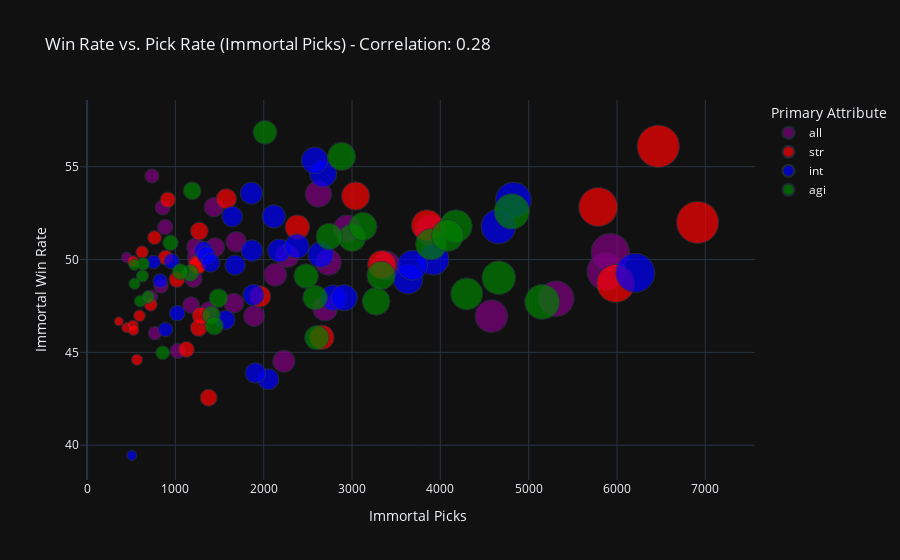

The notebook cell this image was saved under:
### Code cell
def win_rate_picks_correlation(df, target_col, target_col2):
    correlation = df[target_col].corr(df[target_col2])

    fig = px.scatter(df, x=target_col, y=target_col2,
                     labels={target_col: target_col, target_col2: target_col2},
                     title=f'Win Rate vs. Pick Rate ({target_col}) - Correlation: {correlation:.2f}',
                     template='plotly_dark',
                     color='Primary Attribute',
                     color_discrete_map={'str': 'red', 'int': 'blue', 'agi': 'green', 'all': 'purple'},
                     hover_data=['Name'],
                     size='Immortal Wins', size_max=30)

    fig.update_layout(xaxis_title='Immortal Picks', yaxis_title='Immortal Win Rate')

    fig.update_traces(hovertemplate='Name: %{customdata[0]} <br>Immortal Picks %{x} <br>Immortal Win Rate: %{y}')

    fig.show()

win_rate_picks_correlation(df, 'Immortal Picks', 'Immortal Win Rate')

### Figure 1 — Plotly figure (JSON) as saved in the notebook; plotly's stock layout.template omitted (floating-point values rounded to 4 significant figures)
{"data": [{"customdata": [["Abaddon"], ["Bane"], ["Batrider"], ["Beastmaster"], ["Brewmaster"], ["Broodmother"], ["Chen"], ["Clockwerk"], ["Dark Seer"], ["Dark Willow"], ["Dazzle"], ["Enigma"], ["Io"], ["Lone Druid"], ["Lycan"], ["Magnus"], ["Marci"], ["Mirana"], ["Nyx Assassin"], ["Pangolier"], ["Phoenix"], ["Sand King"], ["Snapfire"], ["Techies"], ["Timbersaw"], ["Vengeful Spirit"], ["Venomancer"], ["Visage"], ["Void Spirit"], ["Windranger"], ["Winter Wyvern"]], "hovertemplate": "Name: %{customdata[0]} <br>Immortal Picks %{x} <br>Immortal Win Rate: %{y}", "legendgroup": "all", "marker": {"color": "purple", "size": [348, 458, 1048, 734, 400, 1277, 452, 1137, 1402, 792, 354, 860, 617, 224, 590, 888, 560, 1362, 1521, 1682, 622, 407, 2544, 2900, 2150, 463, 2008, 759, 992, 2984, 651], "sizemode": "area", "sizeref": 4.031, "symbol": "circle"}, "mode": "markers", "name": "all", "orientation": "v", "showlegend": true, "type": "scatter", "x": [725, 885, 2131, 1449, 734, 2696, 856, 2265, 2619, 1662, 769, 1688, 1231, 447, 1205, 1891, 1178, 2732, 2944, 3386, 1227, 838, 5312, 5876, 4579, 1027, 3894, 1437, 2228, 5924, 1378], "xaxis": "x", "y": [48, 51.75, 49.18, 50.66, 54.5, 47.37, 52.8, 50.2, 53.53, 47.65, 46.03, 50.95, 50.12, 50.11, 48.96, 46.96, 47.54, 49.85, 51.66, 49.68, 50.69, 48.57, 47.89, 49.35, 46.95, 45.08, 51.57, 52.82, 44.52, 50.37, 47.24], "yaxis": "y"}, {"customdata": [["Alchemist"], ["Axe"], ["Bristleback"], ["Centaur Warrunner"], ["Chaos Knight"], ["Dawnbreaker"], ["Doom"], ["Dragon Knight"], ["Earth Spirit"], ["Earthshaker"], ["Elder Titan"], ["Huskar"], ["Kunkka"], ["Legion Commander"], ["Lifestealer"], ["Mars"], ["Night Stalker"], ["Ogre Magi"], ["Omniknight"], ["Primal Beast"], ["Pudge"], ["Slardar"], ["Spirit Breaker"], ["Sven"], ["Tidehunter"], ["Tiny"], ["Treant Protector"], ["Tusk"], ["Underlord"], ["Undying"], ["Wraith King"]], "hovertemplate": "Name: %{customdata[0]} <br>Immortal Picks %{x} <br>Immortal Win Rate: %{y}", "legendgroup": "str", "marker": {"color": "red", "size": [497, 1659, 168, 208, 391, 840, 586, 252, 655, 1624, 487, 1232, 314, 3628, 279, 1218, 261, 508, 619, 1996, 2915, 241, 3595, 622, 940, 586, 343, 605, 446, 3057, 243], "sizemode": "area", "sizeref": 4.031, "symbol": "circle"}, "mode": "markers", "name": "str", "orientation": "v", "showlegend": true, "type": "scatter", "x": [1016, 3337, 360, 449, 764, 1577, 1377, 565, 1271, 3040, 915, 2381, 623, 6467, 594, 2659, 523, 1125, 1244, 3850, 5985, 519, 6913, 1252, 1958, 1265, 721, 1288, 890, 5787, 526], "xaxis": "x", "y": [48.92, 49.72, 46.67, 46.33, 51.18, 53.27, 42.56, 44.6, 51.53, 53.42, 53.22, 51.74, 50.4, 56.1, 46.97, 45.81, 49.9, 45.16, 49.76, 51.84, 48.71, 46.44, 52, 49.68, 48.01, 46.32, 47.57, 46.97, 50.11, 52.83, 46.2], "yaxis": "y"}, {"customdata": [["Ancient Apparition"], ["Crystal Maiden"], ["Death Prophet"], ["Disruptor"], ["Enchantress"], ["Grimstroke"], ["Invoker"], ["Jakiro"], ["Keeper of the Light"], ["Leshrac"], ["Lich"], ["Lina"], ["Lion"], ["Muerta"], ["Nature's Prophet"], ["Necrophos"], ["Oracle"], ["Outworld Destroyer"], ["Puck"], ["Pugna"], ["Queen of Pain"], ["Rubick"], ["Shadow Demon"], ["Shadow Shaman"], ["Silencer"], ["Skywrath Mage"], ["Storm Spirit"], ["Tinker"], ["Warlock"], ["Witch Doctor"], ["Zeus"]], "hovertemplate": "Name: %{customdata[0]} <br>Immortal Picks %{x} <br>Immortal Win Rate: %{y}", "legendgroup": "int", "marker": {"color": "blue", "size": [997, 1330, 376, 1337, 894, 411, 1099, 1106, 481, 860, 1961, 837, 1396, 666, 200, 942, 1460, 678, 906, 2568, 1779, 3059, 697, 404, 1205, 2412, 1831, 1426, 478, 733, 833], "sizemode": "area", "sizeref": 4.031, "symbol": "circle"}, "mode": "markers", "name": "int", "orientation": "v", "showlegend": true, "type": "scatter", "x": [1861, 2646, 754, 2789, 2053, 889, 2177, 2114, 1021, 1644, 3922, 1907, 2912, 1319, 507, 1866, 2673, 1350, 1884, 4827, 3635, 6207, 1399, 827, 2376, 4658, 3685, 2577, 958, 1568, 1676], "xaxis": "x", "y": [53.57, 50.26, 49.87, 47.94, 43.55, 46.23, 50.48, 52.32, 47.11, 52.31, 50, 43.89, 47.94, 50.49, 39.45, 50.48, 54.62, 50.22, 48.09, 53.2, 48.94, 49.28, 49.82, 48.85, 50.72, 51.78, 49.69, 55.34, 49.9, 46.75, 49.7], "yaxis": "y"}, {"customdata": [["Anti-Mage"], ["Arc Warden"], ["Bloodseeker"], ["Bounty Hunter"], ["Clinkz"], ["Drow Ranger"], ["Ember Spirit"], ["Faceless Void"], ["Gyrocopter"], ["Hoodwink"], ["Juggernaut"], ["Luna"], ["Medusa"], ["Meepo"], ["Monkey King"], ["Morphling"], ["Naga Siren"], ["Phantom Assassin"], ["Phantom Lancer"], ["Razor"], ["Riki"], ["Shadow Fiend"], ["Slark"], ["Sniper"], ["Spectre"], ["Templar Assassin"], ["Terrorblade"], ["Troll Warlord"], ["Ursa"], ["Viper"], ["Weaver"]], "hovertemplate": "Name: %{customdata[0]} <br>Immortal Picks %{x} <br>Immortal Win Rate: %{y}", "legendgroup": "agi", "marker": {"color": "green", "size": [1238, 308, 1980, 1535, 2163, 1218, 2285, 1617, 288, 385, 2070, 262, 2094, 1145, 1563, 2459, 1601, 661, 1636, 481, 639, 1191, 2529, 576, 316, 1405, 669, 267, 713, 332, 521], "sizemode": "area", "sizeref": 4.031, "symbol": "circle"}, "mode": "markers", "name": "agi", "orientation": "v", "showlegend": true, "type": "scatter", "x": [2582, 627, 3896, 3000, 4176, 2480, 4661, 3123, 603, 856, 4299, 538, 4082, 2014, 3273, 5153, 2882, 1406, 3329, 945, 1190, 2601, 4809, 1169, 635, 2742, 1441, 537, 1488, 692, 1056], "xaxis": "x", "y": [47.95, 49.12, 50.82, 51.17, 51.8, 49.11, 49.02, 51.78, 47.76, 44.98, 48.15, 48.7, 51.3, 56.85, 47.75, 47.72, 55.55, 47.01, 49.14, 50.9, 53.7, 45.79, 52.59, 49.27, 49.76, 51.24, 46.43, 49.72, 47.92, 47.98, 49.34], "yaxis": "y"}], "layout": {"legend": {"itemsizing": "constant", "title": {"text": "Primary Attribute"}, "tracegroupgap": 0}, "title": {"text": "Win Rate vs. Pick Rate (Immortal Picks) - Correlation: 0.28"}, "xaxis": {"anchor": "y", "domain": [0, 1], "title": {"text": "Immortal Picks"}}, "yaxis": {"anchor": "x", "domain": [0, 1], "title": {"text": "Immortal Win Rate"}}}}
